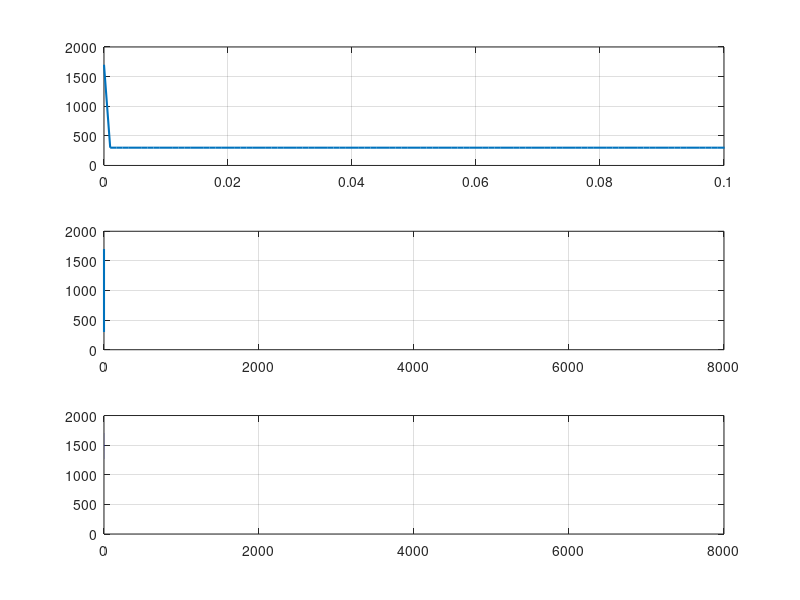

This chart was generated by the following MATLAB code: (Note: this script raises an error after producing the figure.)
%% ME 5714: Homework #3 Work
%   
%   [Documentation]
% 
%   Sam Kramer
%   Feb 19th, 2023

% --Setup
    clear; clc; format compact; close all;
    
% --Parameters
    t =  0:.001:8000 ;                 % Time vector (s)
    T0 = 1000;                                      % Sphere Temp (K)
    Ta = 300;                                       % Ambient Temp (K)
    scale = [1*10^-9, 1*10^-6, 1];                  % Scale vectors (m)
    k = 148;                                        % Cond coeff (W/m-K)
    rho = 2330;                                     % Density (kg/m^3)
    cp = 712;                                       % Specific heat (j/g-K)
    kappa = k/(rho*cp);                             % ND parameter
    r = 0.0001;
    
% --For loop
    for i = 1:length(scale)
        
        % --Loop setup
            a = scale(i);
            summation_term = 0;
            
        % --Summation loop
            for n = 1:11
                
                % --Calculate nth term
                    term_n = (((-1)^n)/n)*exp((-kappa*(n^2)*(pi^2).*t)/(a^2)) * (n*pi/a);
                    summation_term = summation_term + term_n;

            end

            Trt = Ta - (2*a*(T0 - Ta) / pi)*(summation_term);
            
        % --Plot value
            figure(1)
            subplot(3,1,i)
            plot(t,Trt,'LineWidth',1.5)
                hold on
                grid on
    end
    
% --Format plots
    subplot(3,1,1)
        xlim([0 .1])
        subtitle('a = 1 nm')
        title('Temperature of Center of Silicon Sphere as a Function of Time')
        legend('\kappa = 8.9*10^{-9}')
        
    subplot(3,1,2)
        xlim([0 .1])
        ylabel('Temperature (K)')
        subtitle('a = 1 \mum')
        
    subplot(3,1,3)
        %xlim([0 400])
        xlabel('Time (s)')
        subtitle('a = 1 m')
        yline(300,'LineWidth',1)
 

%% 
% --Table of when they reach their minimum temperatures
    values = [6.96*10^-15, 7*10^-9, 6.97*10^-7, 6.96*10^-5, 0.697, 6966]';
    size = {"1 nanometer", "1 micrometer", "10 micrometers", "100 micrometers", "1 cm", "1 m"}';
    t = table(size,values);
    disp(t)
    
% --plot on log/log plot
    scales = [1*10^-9, 1*10^-6, 10*10^-6, 100*10^-6, .01,  1];
    figure(2)
    loglog(scales,values,'LineWidth',1.5);
        xlabel('Scale (m)')
        ylabel('Cooling Time (m)')
        grid on
        hold on
        title('log-log Plot of Cooling Time vs. Scale')
        
        